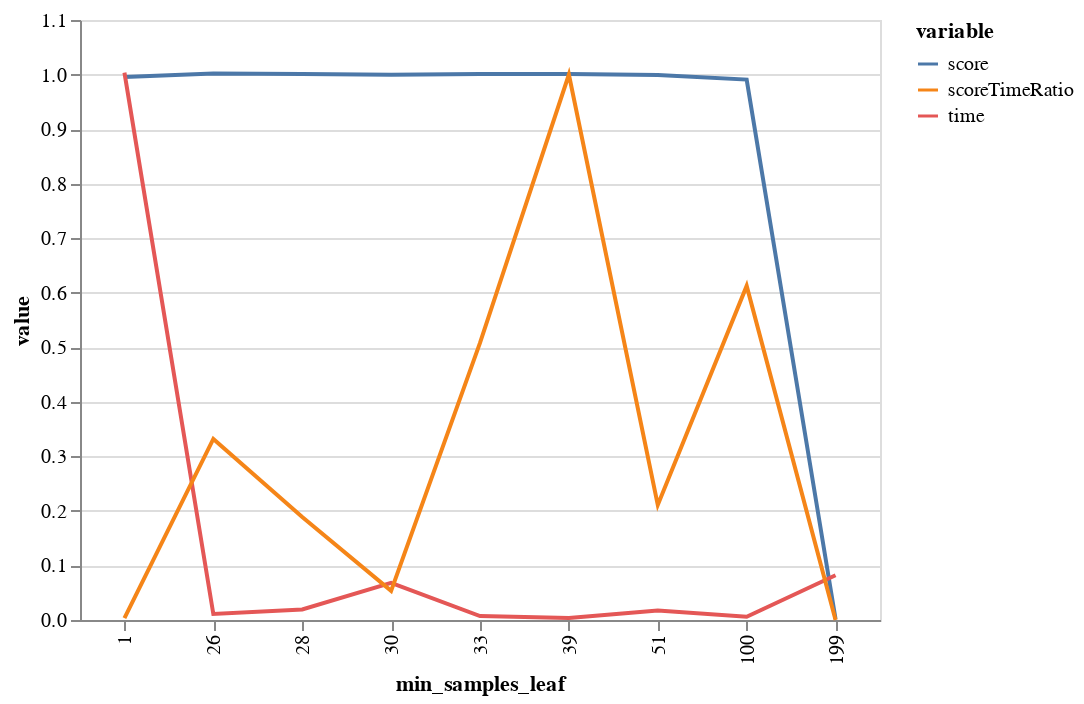

Write notebook code for a chart like this one.
### Code cell
min_samples_leaf = bgs.compareValsBaseCase(X, 
                    y, 
                    getForestAccuracy,        
                    rfArgs, 
                    roc_auc_score, 
                    "min_samples_leaf", 
                    0, 
                    1, 
                    199)
bgs.showTimeScoreChartAndGraph(min_samples_leaf)

### Figure 1 — Vega-Lite specification as saved in the notebook (floating-point values rounded to 4 significant figures)
{"$schema": "https://vega.github.io/schema/vega-lite/v2.4.3.json", "config": {"view": {"height": 300, "width": 400}}, "data": {"values": [{"min_samples_leaf": 1, "value": 0.9954, "variable": "score"}, {"min_samples_leaf": 199, "value": 0.001826, "variable": "score"}, {"min_samples_leaf": 100, "value": 0.9908, "variable": "score"}, {"min_samples_leaf": 51, "value": 0.9991, "variable": "score"}, {"min_samples_leaf": 26, "value": 1.002, "variable": "score"}, {"min_samples_leaf": 39, "value": 1.001, "variable": "score"}, {"min_samples_leaf": 33, "value": 1.001, "variable": "score"}, {"min_samples_leaf": 30, "value": 0.9994, "variable": "score"}, {"min_samples_leaf": 28, "value": 1.001, "variable": "score"}, {"min_samples_leaf": 1, "value": 1.004, "variable": "time"}, {"min_samples_leaf": 199, "value": 0.082, "variable": "time"}, {"min_samples_leaf": 100, "value": 0.005891, "variable": "time"}, {"min_samples_leaf": 51, "value": 0.01724, "variable": "time"}, {"min_samples_leaf": 26, "value": 0.01099, "variable": "time"}, {"min_samples_leaf": 39, "value": 0.003646, "variable": "time"}, {"min_samples_leaf": 33, "value": 0.007178, "variable": "time"}, {"min_samples_leaf": 30, "value": 0.06807, "variable": "time"}, {"min_samples_leaf": 28, "value": 0.01929, "variable": "time"}, {"min_samples_leaf": 1, "value": 0.003532, "variable": "scoreTimeRatio"}, {"min_samples_leaf": 199, "value": 0, "variable": "scoreTimeRatio"}, {"min_samples_leaf": 100, "value": 0.6126, "variable": "scoreTimeRatio"}, {"min_samples_leaf": 51, "value": 0.211, "variable": "scoreTimeRatio"}, {"min_samples_leaf": 26, "value": 0.3321, "variable": "scoreTimeRatio"}, {"min_samples_leaf": 39, "value": 1, "variable": "scoreTimeRatio"}, {"min_samples_leaf": 33, "value": 0.508, "variable": "scoreTimeRatio"}, {"min_samples_leaf": 30, "value": 0.05341, "variable": "scoreTimeRatio"}, {"min_samples_leaf": 28, "value": 0.189, "variable": "scoreTimeRatio"}]}, "encoding": {"color": {"field": "variable", "type": "nominal"}, "x": {"field": "min_samples_leaf", "type": "ordinal"}, "y": {"field": "value", "type": "quantitative"}}, "mark": "line", "width": 400}
